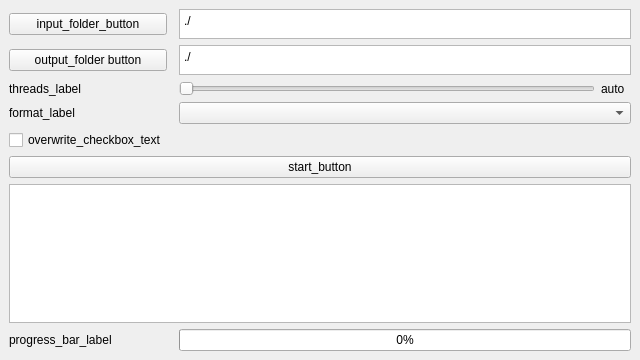
<?xml version="1.0" encoding="UTF-8"?>
<ui version="4.0">
 <class>MainWindow</class>
 <widget class="QMainWindow" name="MainWindow">
  <property name="geometry">
   <rect>
    <x>0</x>
    <y>0</y>
    <width>640</width>
    <height>360</height>
   </rect>
  </property>
  <property name="sizePolicy">
   <sizepolicy hsizetype="Preferred" vsizetype="Preferred">
    <horstretch>0</horstretch>
    <verstretch>0</verstretch>
   </sizepolicy>
  </property>
  <property name="minimumSize">
   <size>
    <width>640</width>
    <height>360</height>
   </size>
  </property>
  <property name="windowTitle">
   <string notr="true">Mass Audio Converter</string>
  </property>
  <widget class="QWidget" name="centralwidget">
   <property name="sizePolicy">
    <sizepolicy hsizetype="Expanding" vsizetype="Expanding">
     <horstretch>0</horstretch>
     <verstretch>1</verstretch>
    </sizepolicy>
   </property>
   <property name="layoutDirection">
    <enum>Qt::LayoutDirection::LeftToRight</enum>
   </property>
   <layout class="QGridLayout" name="gridLayout">
    <item row="1" column="0">
     <widget class="QPushButton" name="inputFilePickerPushButton">
      <property name="text">
       <string>input_folder_button</string>
      </property>
      <property name="icon">
       <iconset theme="QIcon::ThemeIcon::FolderOpen"/>
      </property>
      <property name="checkable">
       <bool>false</bool>
      </property>
      <property name="flat">
       <bool>false</bool>
      </property>
     </widget>
    </item>
    <item row="7" column="0">
     <widget class="QLabel" name="formatLabel">
      <property name="text">
       <string>format_label</string>
      </property>
     </widget>
    </item>
    <item row="9" column="0" colspan="4">
     <widget class="QPushButton" name="startPushButton">
      <property name="enabled">
       <bool>true</bool>
      </property>
      <property name="text">
       <string>start_button</string>
      </property>
     </widget>
    </item>
    <item row="5" column="0">
     <widget class="QLabel" name="threadsLabel">
      <property name="text">
       <string>threads_label</string>
      </property>
     </widget>
    </item>
    <item row="2" column="0">
     <widget class="QPushButton" name="outputFilePickerPushButton">
      <property name="text">
       <string>output_folder button</string>
      </property>
      <property name="icon">
       <iconset theme="QIcon::ThemeIcon::FolderOpen"/>
      </property>
      <property name="checkable">
       <bool>false</bool>
      </property>
      <property name="flat">
       <bool>false</bool>
      </property>
     </widget>
    </item>
    <item row="2" column="2" colspan="2">
     <widget class="QPlainTextEdit" name="outputFolderTextEdit">
      <property name="sizePolicy">
       <sizepolicy hsizetype="Expanding" vsizetype="Fixed">
        <horstretch>0</horstretch>
        <verstretch>0</verstretch>
       </sizepolicy>
      </property>
      <property name="minimumSize">
       <size>
        <width>0</width>
        <height>30</height>
       </size>
      </property>
      <property name="maximumSize">
       <size>
        <width>16777215</width>
        <height>30</height>
       </size>
      </property>
      <property name="acceptDrops">
       <bool>false</bool>
      </property>
      <property name="accessibleIdentifier">
       <string notr="true"/>
      </property>
      <property name="verticalScrollBarPolicy">
       <enum>Qt::ScrollBarPolicy::ScrollBarAlwaysOff</enum>
      </property>
      <property name="horizontalScrollBarPolicy">
       <enum>Qt::ScrollBarPolicy::ScrollBarAlwaysOff</enum>
      </property>
      <property name="lineWrapMode">
       <enum>QPlainTextEdit::LineWrapMode::NoWrap</enum>
      </property>
      <property name="readOnly">
       <bool>true</bool>
      </property>
      <property name="plainText">
       <string notr="true">./</string>
      </property>
     </widget>
    </item>
    <item row="7" column="2" colspan="2">
     <widget class="QComboBox" name="formatComboBox">
      <property name="accessibleIdentifier">
       <string notr="true"/>
      </property>
     </widget>
    </item>
    <item row="1" column="2" colspan="2">
     <widget class="QPlainTextEdit" name="inputFolderTextEdit">
      <property name="sizePolicy">
       <sizepolicy hsizetype="Preferred" vsizetype="Fixed">
        <horstretch>0</horstretch>
        <verstretch>0</verstretch>
       </sizepolicy>
      </property>
      <property name="minimumSize">
       <size>
        <width>0</width>
        <height>30</height>
       </size>
      </property>
      <property name="maximumSize">
       <size>
        <width>16777215</width>
        <height>30</height>
       </size>
      </property>
      <property name="acceptDrops">
       <bool>false</bool>
      </property>
      <property name="accessibleIdentifier">
       <string notr="true"/>
      </property>
      <property name="frameShape">
       <enum>QFrame::Shape::StyledPanel</enum>
      </property>
      <property name="verticalScrollBarPolicy">
       <enum>Qt::ScrollBarPolicy::ScrollBarAlwaysOff</enum>
      </property>
      <property name="horizontalScrollBarPolicy">
       <enum>Qt::ScrollBarPolicy::ScrollBarAlwaysOff</enum>
      </property>
      <property name="sizeAdjustPolicy">
       <enum>QAbstractScrollArea::SizeAdjustPolicy::AdjustIgnored</enum>
      </property>
      <property name="lineWrapMode">
       <enum>QPlainTextEdit::LineWrapMode::NoWrap</enum>
      </property>
      <property name="readOnly">
       <bool>true</bool>
      </property>
      <property name="plainText">
       <string notr="true">./</string>
      </property>
     </widget>
    </item>
    <item row="5" column="3">
     <widget class="QLabel" name="threadsNumberLabel">
      <property name="sizePolicy">
       <sizepolicy hsizetype="Minimum" vsizetype="Preferred">
        <horstretch>0</horstretch>
        <verstretch>0</verstretch>
       </sizepolicy>
      </property>
      <property name="minimumSize">
       <size>
        <width>30</width>
        <height>0</height>
       </size>
      </property>
      <property name="text">
       <string notr="true">auto</string>
      </property>
     </widget>
    </item>
    <item row="5" column="2">
     <widget class="QSlider" name="threadsSlider">
      <property name="maximum">
       <number>8</number>
      </property>
      <property name="orientation">
       <enum>Qt::Orientation::Horizontal</enum>
      </property>
      <property name="invertedAppearance">
       <bool>false</bool>
      </property>
     </widget>
    </item>
    <item row="11" column="0">
     <widget class="QLabel" name="progressBarLabel">
      <property name="text">
       <string>progress_bar_label</string>
      </property>
     </widget>
    </item>
    <item row="8" column="0">
     <widget class="QCheckBox" name="overwriteCheckBox">
      <property name="text">
       <string>overwrite_checkbox_text</string>
      </property>
     </widget>
    </item>
    <item row="10" column="0" colspan="4">
     <widget class="QTextEdit" name="logText">
      <property name="accessibleIdentifier">
       <string notr="true"/>
      </property>
      <property name="readOnly">
       <bool>true</bool>
      </property>
     </widget>
    </item>
    <item row="11" column="2" colspan="2">
     <widget class="QProgressBar" name="progressBar">
      <property name="accessibleIdentifier">
       <string notr="true"/>
      </property>
      <property name="maximum">
       <number>100</number>
      </property>
      <property name="value">
       <number>0</number>
      </property>
      <property name="invertedAppearance">
       <bool>false</bool>
      </property>
     </widget>
    </item>
   </layout>
  </widget>
 </widget>
 <resources/>
 <connections/>
</ui>
